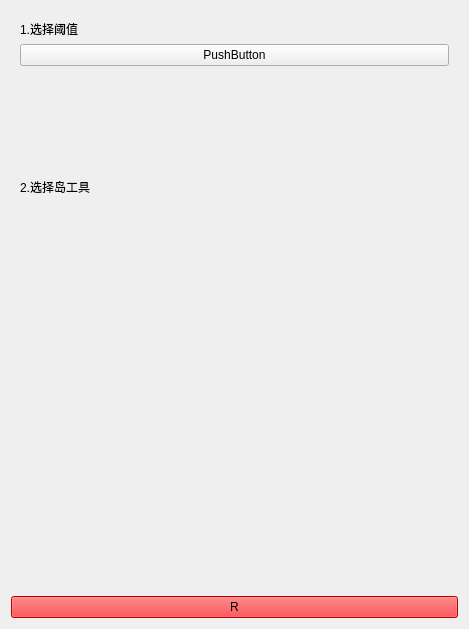
<?xml version="1.0" encoding="UTF-8"?>
<ui version="4.0">
 <class>JRemoveSkullBoard</class>
 <widget class="qMRMLWidget" name="JRemoveSkullBoard">
  <property name="geometry">
   <rect>
    <x>0</x>
    <y>0</y>
    <width>469</width>
    <height>629</height>
   </rect>
  </property>
  <property name="styleSheet">
   <string notr="true"/>
  </property>
  <layout class="QVBoxLayout" name="verticalLayout">
   <item>
    <widget class="QWidget" name="widget" native="true">
     <layout class="QVBoxLayout" name="verticalLayout_4">
      <item>
       <layout class="QVBoxLayout" name="verticalLayout_2">
        <item>
         <layout class="QGridLayout" name="gridLayout">
          <item row="1" column="0">
           <widget class="QLabel" name="label">
            <property name="text">
             <string>1.选择阈值</string>
            </property>
           </widget>
          </item>
          <item row="3" column="0">
           <widget class="QWidget" name="widget_2" native="true">
            <property name="minimumSize">
             <size>
              <width>0</width>
              <height>100</height>
             </size>
            </property>
           </widget>
          </item>
          <item row="2" column="0">
           <widget class="QPushButton" name="pushButton">
            <property name="text">
             <string>PushButton</string>
            </property>
           </widget>
          </item>
         </layout>
        </item>
       </layout>
      </item>
      <item>
       <layout class="QVBoxLayout" name="verticalLayout_3">
        <item>
         <layout class="QGridLayout" name="gridLayout_2">
          <item row="0" column="0">
           <widget class="QLabel" name="label_2">
            <property name="text">
             <string>2.选择岛工具</string>
            </property>
           </widget>
          </item>
          <item row="1" column="0">
           <widget class="QWidget" name="widget_3" native="true">
            <property name="minimumSize">
             <size>
              <width>0</width>
              <height>100</height>
             </size>
            </property>
           </widget>
          </item>
         </layout>
        </item>
       </layout>
      </item>
      <item>
       <spacer name="verticalSpacer">
        <property name="orientation">
         <enum>Qt::Vertical</enum>
        </property>
        <property name="sizeHint" stdset="0">
         <size>
          <width>20</width>
          <height>326</height>
         </size>
        </property>
       </spacer>
      </item>
     </layout>
    </widget>
   </item>
   <item>
    <widget class="QPushButton" name="btnReload">
     <property name="styleSheet">
      <string notr="true">background-color: rgb(255, 0, 4);</string>
     </property>
     <property name="text">
      <string>R</string>
     </property>
    </widget>
   </item>
  </layout>
 </widget>
 <customwidgets>
  <customwidget>
   <class>qMRMLWidget</class>
   <extends>QWidget</extends>
   <header>qMRMLWidget.h</header>
   <container>1</container>
  </customwidget>
 </customwidgets>
 <resources/>
 <connections/>
</ui>
